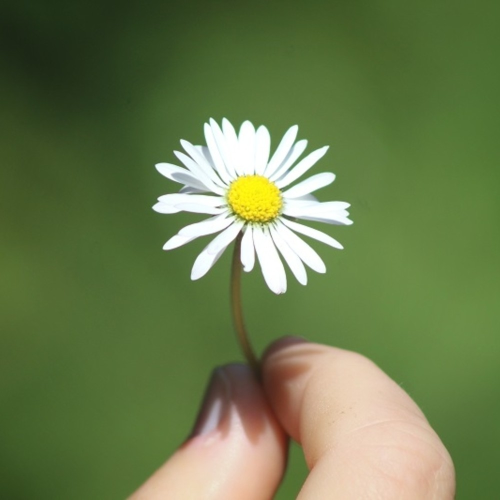
#> input picture Image_Enhancer/Flower.png, 1000 x 1000 px (shown at 1/2 size)
$ python -i main.py   (imports and definitions only)
#> lines starting #> are read from the running program, lines starting #| are printed output that depends on the picture; after the words box and inside, x2 and y2 are one past the last pixel; in counts of white or black regions, pixels touching at a corner belong together
#> further down, picture is the input picture: shape (1000, 1000, 3); mean B, G, R 76.3, 123.4, 106.5
#Create a streamlit project to take input as an image # and display the image.
import streamlit as st
import cv2
import numpy as np
# [2 lines not run here, left out]
class ImageEnhancer:
    def __init__(self):
        pass
#Write a function to resize image which takes input as image, width and height and returns width, height and resized image
    # [13 lines left out: functions resize_image, crop_image, not called in this run]
    #Write a function that will take input image and percentage and increase the brightness of image with that percentage
    def brightness_increase(self,image, percentage=30):
#> called with percentage = 30
        hsv = cv2.cvtColor(image, cv2.COLOR_BGR2HSV)
#> hsv: shape (1000, 1000, 3); mean H, S, V 42.5, 116.3, 128
        h, s, v = cv2.split(hsv)
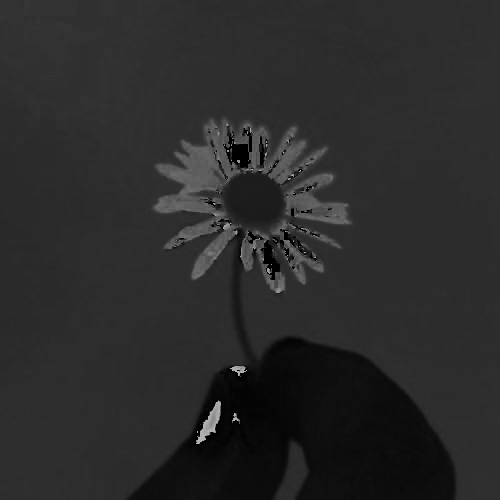
#> h: shape (1000, 1000) (shown at 1/2 size); min 0, max 179, mean 42.5
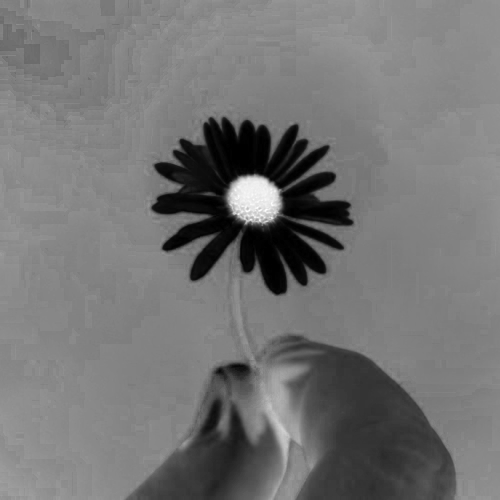
#> s: shape (1000, 1000) (shown at 1/2 size); min 0, max 255, mean 116.3
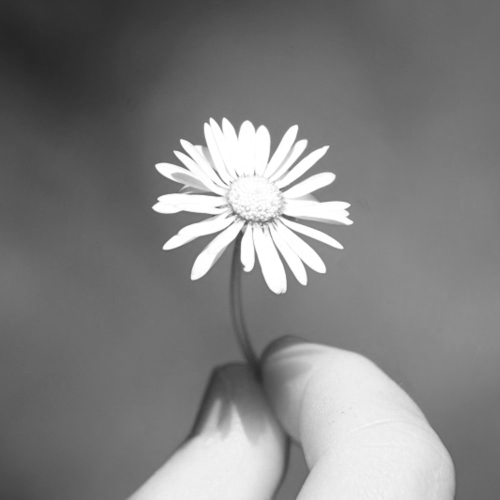
#> v: shape (1000, 1000) (shown at 1/2 size); min 37, max 255, mean 128
        lim = 255 - percentage
        v[v > lim] = 255
#> v: shape (1000, 1000); 9.89% of pixels changed, all inside (x1, y1, x2, y2) = (299, 236, 872, 1000)
        v[v <= lim] += percentage
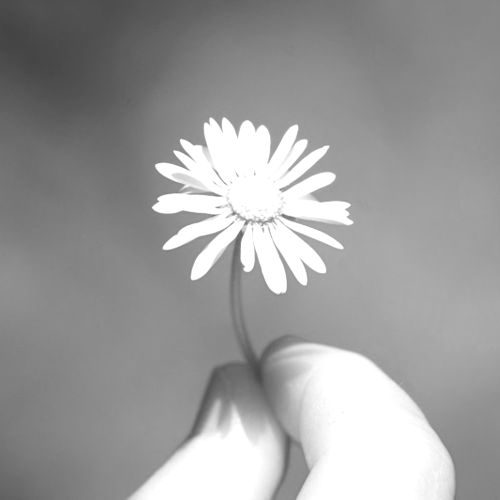
#> v: shape (1000, 1000) (shown at 1/2 size); min 67, max 255, mean 155.7
        final_hsv = cv2.merge((h, s, v))
#> final_hsv: shape (1000, 1000, 3); mean H, S, V 42.5, 116.3, 155.7
        final_img = cv2.cvtColor(final_hsv, cv2.COLOR_HSV2BGR)
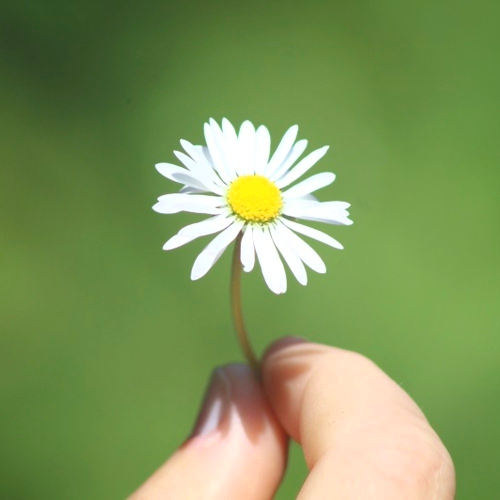
#> final_img: shape (1000, 1000, 3) (shown at 1/2 size); mean B, G, R 90.2, 150.3, 127.7
        cv2.imwrite("brightness.jpg", final_img)
        return final_img
    #Write a function that will take input image and percentage and de# crease the brightness of image with that percentage
    # [49 lines left out: functions brightness_decrease, remove_background, default, not called in this run]

#Call default function with argument main
obj=ImageEnhancer()
# [1 line not run here, left out]


# write test cases for st.text_input() function

>>> import cv2
>>> picture = cv2.imread('Flower.png')
>>> result = ImageEnhancer().brightness_increase(picture)
